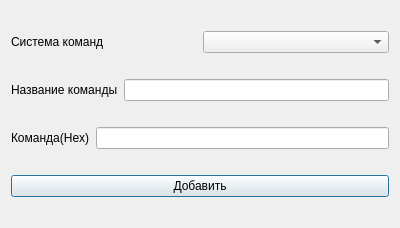
<?xml version="1.0" encoding="UTF-8"?>
<ui version="4.0">
 <class>AddButton</class>
 <widget class="QDialog" name="AddButton">
  <property name="geometry">
   <rect>
    <x>0</x>
    <y>0</y>
    <width>400</width>
    <height>228</height>
   </rect>
  </property>
  <property name="windowTitle">
   <string>Добавление команды</string>
  </property>
  <layout class="QVBoxLayout" name="verticalLayout">
   <item>
    <layout class="QHBoxLayout" name="horizontalLayout">
     <item>
      <widget class="QLabel" name="label">
       <property name="text">
        <string>Система команд</string>
       </property>
      </widget>
     </item>
     <item>
      <widget class="QComboBox" name="comboBox"/>
     </item>
    </layout>
   </item>
   <item>
    <layout class="QHBoxLayout" name="horizontalLayout_2">
     <item>
      <widget class="QLabel" name="label_2">
       <property name="text">
        <string>Название команды</string>
       </property>
      </widget>
     </item>
     <item>
      <widget class="QLineEdit" name="lineEdit_2"/>
     </item>
    </layout>
   </item>
   <item>
    <layout class="QHBoxLayout" name="horizontalLayout_3">
     <item>
      <widget class="QLabel" name="label_3">
       <property name="text">
        <string>Команда(Hex)</string>
       </property>
      </widget>
     </item>
     <item>
      <widget class="QLineEdit" name="lineEdit"/>
     </item>
    </layout>
   </item>
   <item>
    <widget class="QPushButton" name="AddCommandButton">
     <property name="text">
      <string>Добавить</string>
     </property>
    </widget>
   </item>
  </layout>
 </widget>
 <resources/>
 <connections/>
</ui>
